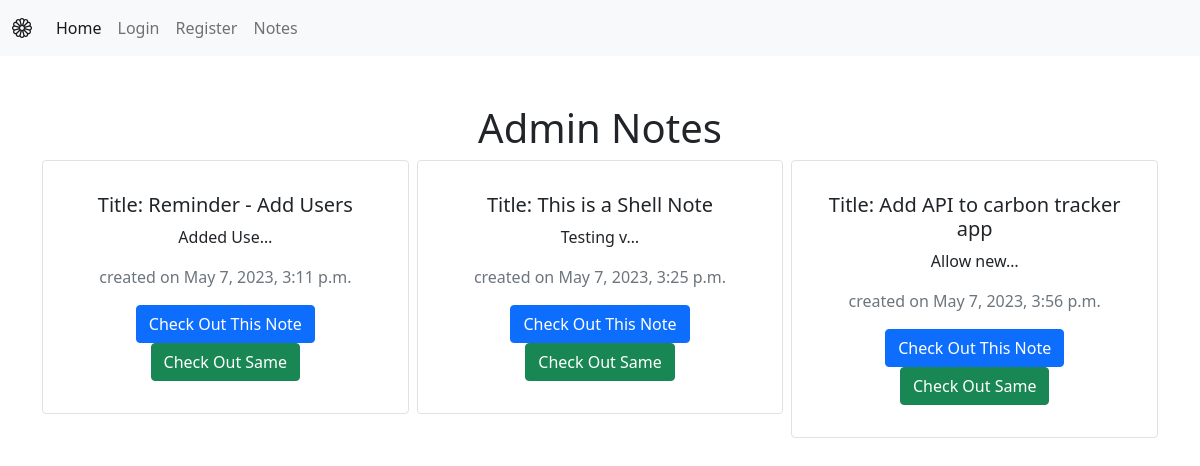
Before: /internal/notes/ with the older database file.
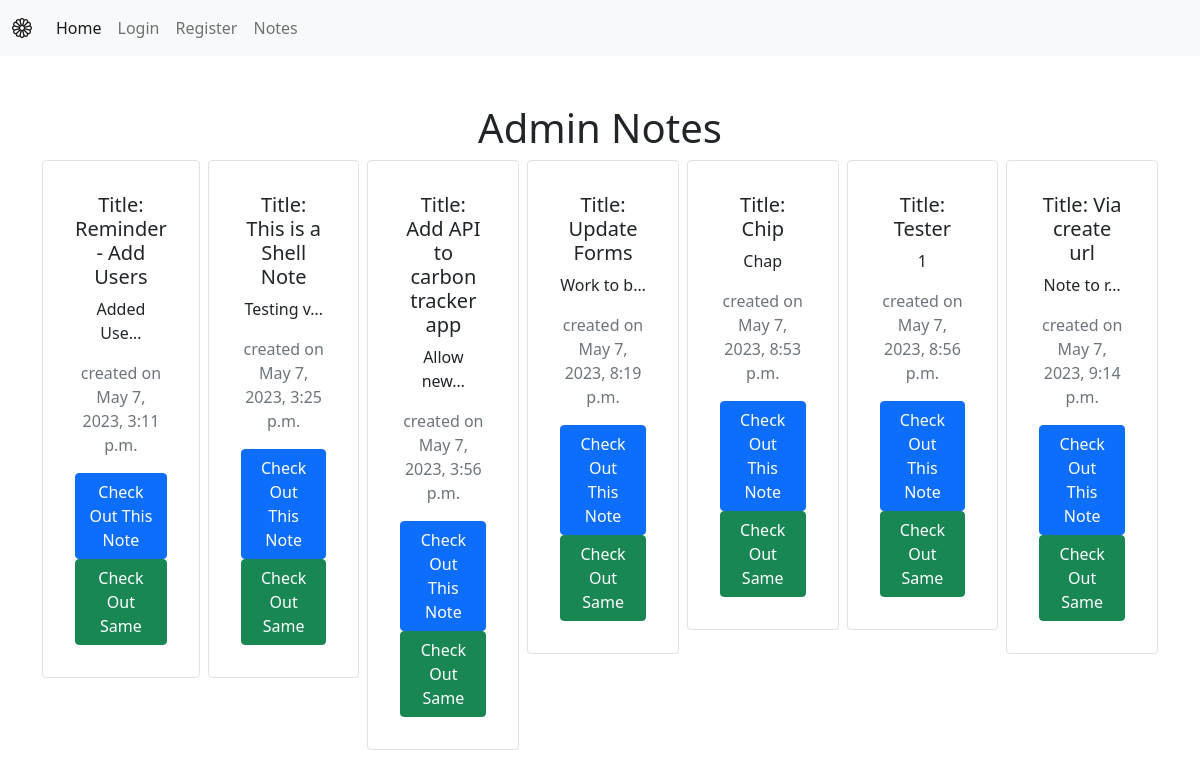
After: the same page with the newer database file.
### notes/models.py (models this page shows)
class Notes(models.Model):
    title = models.CharField(max_length=200)
    content = models.TextField()
    created_at = models.DateTimeField(auto_now_add=True) # auto_now_add=True -> auto set date and time when note is created

### notes/views.py (the view)
# urls.py: path("notes/", views.notes_list, name="notes_list"), # name can be used to refer to this url in templates via <a href="{% url 'notes_list' %}">Notes</a>
def notes_list(request):
    all_notes = Notes.objects.all() # get all notes from db
    return render(request, 'notes/notes_list.html', {'notes': all_notes}) # return request, template, context

### notes/templates/notes/notes_list.html
{% extends "base.html" %}
{% block content %}
<h1> Admin Notes</h1>
<div class="row row-cols3 g-2">
    {% for note in notes %}
    <div class="col">
        <div class="p-3 border card">
            <div class="card-body">
                <h5 class="card-title">Title: {{ note.title }}</h5>
                <p class="card-text">{{ note.content|truncatechars:10 }}</p>
                <p class="text-muted">created on {{ note.created_at }} </p>
                <a href="{% url 'notes_list' %}{{note.id}}" type="button" class="btn btn-primary">Check Out This Note</a>
                <a href="{% url 'notes_detail' pk=note.id %}" type="button" class="btn btn-success">Check Out Same</a>
            </div>
        </div>
    </div>
    {% endfor %}
</div>
{% endblock %}

### static/templates/base.html (shortened to what this page needs)
{% load static %}
<!DOCTYPE html>
<html lang="en">
<head>
    <link href="https://cdn.jsdelivr.net/npm/bootstrap@5.0.2/dist/css/bootstrap.min.css" rel="stylesheet">
    <link rel="stylesheet" href="https://cdn.jsdelivr.net/npm/bootstrap-icons@1.5.0/font/bootstrap-icons.css">
</head>
<body>
    <nav class="navbar navbar-expand-lg navbar-light bg-light">
    <div class="container-fluid">
        <a class="navbar-brand" href="{% url 'home_page'%}"><i class="bi bi-flower1"></i></a>
        <div class="collapse navbar-collapse" id="navbarNav">
        <ul class="navbar-nav">
            <li class="nav-item">
            <a class="nav-link active" aria-current="page" href="{% url 'home_page'%}">Home</a>
            </li>
            {% if user.is_authenticated %}
            <li class="nav-item">
            <a class="nav-link" href="{% url 'logout'%}">Logout</a>
            </li>
            {% else %}
            <li class="nav-item">
            <a class="nav-link" href="{% url 'login'%}">Login</a>
            </li>
            <li class="nav-item">
            <a class="nav-link" href="{% url 'register'%}">Register</a>
            </li>
            {% endif %}
            <li class="nav-item">
            <a class="nav-link" href="{% url 'notes_list' %}">Notes</a>
            </li>
        </ul>
        </div>
    </div>
    </nav>
    <div class="my-5 text-center container">
    {% block content %}
    {% endblock %}
    </div>
</body>
</html>

Changed rows visible on the page:
added Notes: title "Update Forms", content "Work to b…", created_at "May 7, 2023, 8:19 p.m."
added Notes: title "Chip", content "Chap", created_at "May 7, 2023, 8:53 p.m."
added Notes: title "Tester", content "1", created_at "May 7, 2023, 8:56 p.m."
added Notes: title "Via create url", content "Note to r…", created_at "May 7, 2023, 9:14 p.m."
